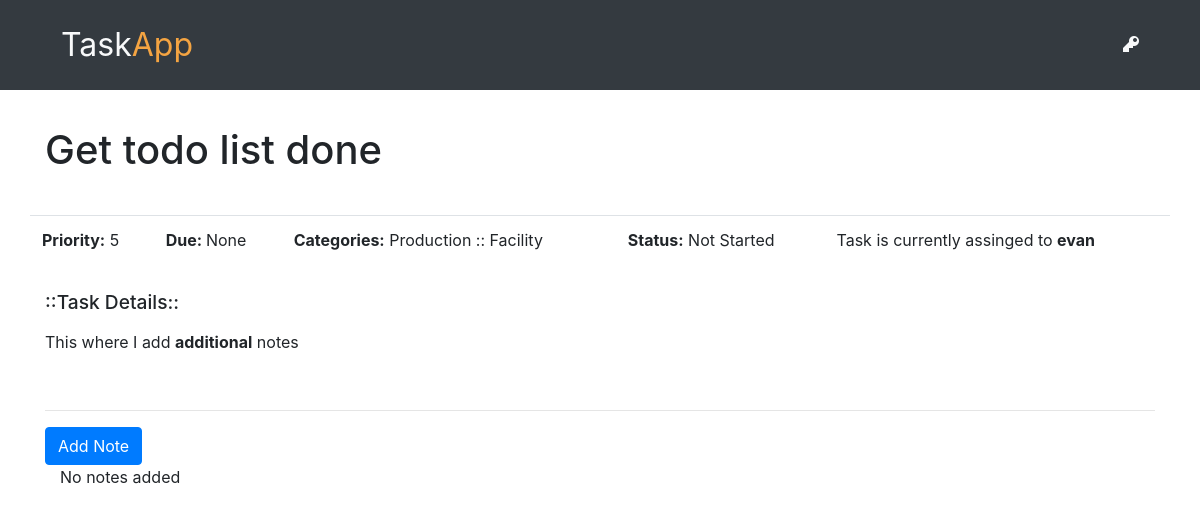
/task/1, run on the app's committed database.
### todoapp/models.py (models this page shows, shortened)
class Task(models.Model):
    author = models.ForeignKey('auth.User')
    subject = models.CharField(max_length=200)
    text = models.TextField()
    created_date = models.DateTimeField(default=timezone.now)
    due_date = models.DateField(blank=True, null=True)
    assign = models.CharField(max_length=200)
    status = models.CharField(max_length=200, default='Not Started')
    category = models.CharField(max_length=200)
    sub_category = models.CharField(max_length=200)
    priority = models.CharField(max_length=10, default='5')

### todoapp/views.py (the view)
# urls.py: url(r'^task/(?P<pk>\d+)$', views.TaskDetailView.as_view(), name='task_detail'),
class TaskDetailView(DetailView):
    model = Task

### todoapp/templates/todoapp/task_detail.html (shortened to what this page needs)
{% extends "todoapp/base.html" %}
{% block content %}
    <div class="row">
        <div class="col-8 col-md-4">
            <h1 class="tasktitle">{{ task.subject }}</h1>
        </div>
        <div class="col-4">
        </div>
    </div>
    <div class="row taskdetail-container">
        <table class="table">
            <tr>
                <td><strong>Priority:</strong> {{ task.priority }}</td>
                <td><strong>Due: </strong> {{ task.due_date }}</td>
                <td><strong>Categories:</strong> {{ task.category }} :: {{ task.sub_category }}</td>
                <td><strong>Status:</strong> {{ task.status }}</td>
                <td>Task is currently assinged to <strong> {{ task.assign }}</strong></td>
            </tr>
        </table>
    </div>
    <div class="subject-container">
        <h3 class>::Task Details:: </h3>
        <p class="taskcontent"> {{ task.text|safe|linebreaksbr }}</p>
    </div>
    <hr>
    <a class="btn btn-primary" href="{% url 'add_note_to_task' pk=task.pk %}">Add Note</a>
    <div class="container">
        {% for note in task.notes.all %}
        <br>
            {% if user.is_authenticated or note.approved_note %}
                {{ note.created_date }}
                <a class="btn btn-default" href="{% url 'note_remove' pk=note.pk %}"><span class="oi oi-trash"></span></a>
                <p>{{ note.text|safe|linebreaksbr }}</p>
                <p>Noted by: <strong>{{ note.author }}</strong></p>
            {% endif %}
        {% empty %}
            <p>No notes added</p>
        {% endfor %}
    </div>
{% endblock %}

### todoapp/static/css/todoapp.css (style rules this page uses)
.taskdetail-container { margin-top: 3%; }
.subject-container { margin-bottom: 5%; }
.subject-container h3 { margin-top: 1%; font-size: 1.2em; }

### data on the page
Task: subject "Get todo list done", priority "5", due_date "None", category "Production", sub_category "Facility", status "Not Started", assign "evan", text "This where I add additional notes"
